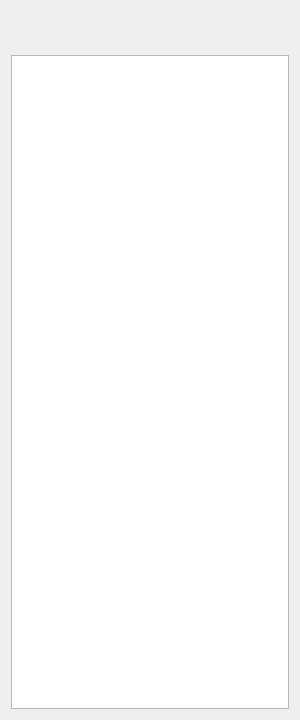
<?xml version="1.0" encoding="UTF-8"?>
<ui version="4.0">
 <class>LrcPage</class>
 <widget class="QWidget" name="LrcPage">
  <property name="geometry">
   <rect>
    <x>0</x>
    <y>0</y>
    <width>300</width>
    <height>720</height>
   </rect>
  </property>
  <property name="windowTitle">
   <string>LrcPage</string>
  </property>
  <layout class="QGridLayout" name="gridLayout">
   <item row="0" column="0">
    <layout class="QVBoxLayout" name="verticalLayout">
     <property name="spacing">
      <number>14</number>
     </property>
     <item>
      <widget class="QWidget" name="head" native="true">
       <property name="minimumSize">
        <size>
         <width>0</width>
         <height>30</height>
        </size>
       </property>
       <property name="maximumSize">
        <size>
         <width>16777215</width>
         <height>30</height>
        </size>
       </property>
      </widget>
     </item>
     <item>
      <widget class="QListWidget" name="lrcList"/>
     </item>
    </layout>
   </item>
  </layout>
 </widget>
 <layoutdefault spacing="6" margin="11"/>
 <resources/>
 <connections/>
</ui>
